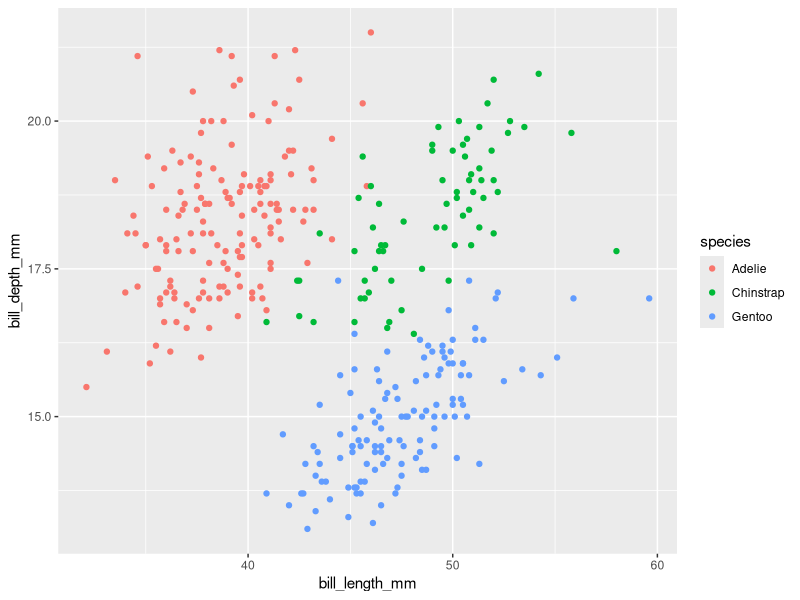
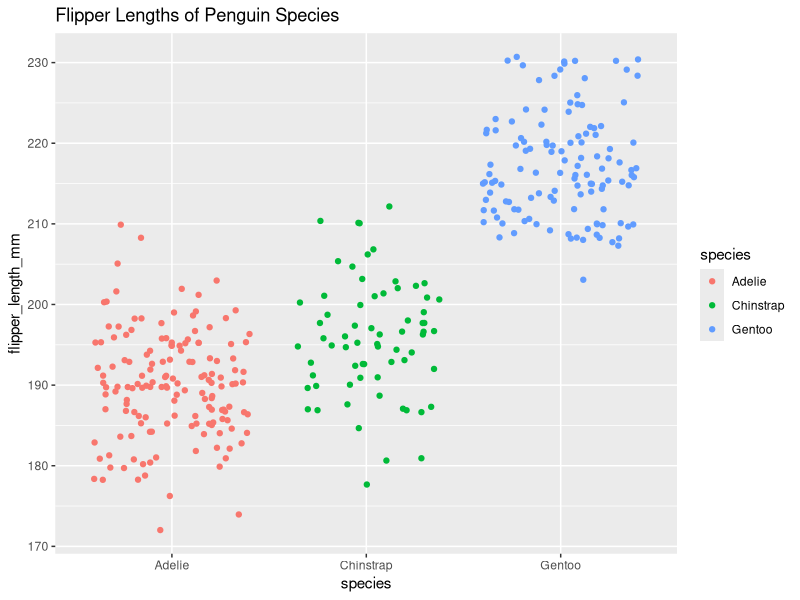

Reproduce these figures in R, in order.
## ---- chunk 1
# load packages
library(tidyverse)
library(palmerpenguins)
## ---- chunk 2
# create an expression ----
fx<- expression(x^2)
fx

# find the derivative of fx with respect to x ----
df_dx<- D(expr= fx, name= "x")
df_dx

# define the value of x at 3 ----
x<- 3

# evaluate df_dx at x ----
slope_fx<- eval(df_dx)
slope_fx
## ---- chunk 3
# create an expression ----
Pa<- expression(2*(3*a+2)^4-5)
Pa

# find the derivative of Pa with respect to a ----
dP_da<- D(expr= Pa, name="a")
dP_da

# define the value of a at 1.2 ----
a<- 1.2

# evaluate dP_da at a ----
slope_Pa<- eval(dP_da)
slope_Pa
## ---- chunk 4
# checking for variables
head(penguins)

# make a plot (bill length/ bill depth)
ggplot(data= penguins, aes(x= bill_length_mm, y= bill_depth_mm, color= species)) +
  geom_point()
## ---- chunk 5
# make a plot (flipper length by species)
ggplot(data= penguins, aes(x= species, y= flipper_length_mm, color= species)) +
  geom_jitter() +
  ggtitle("Flipper Lengths of Penguin Species")
